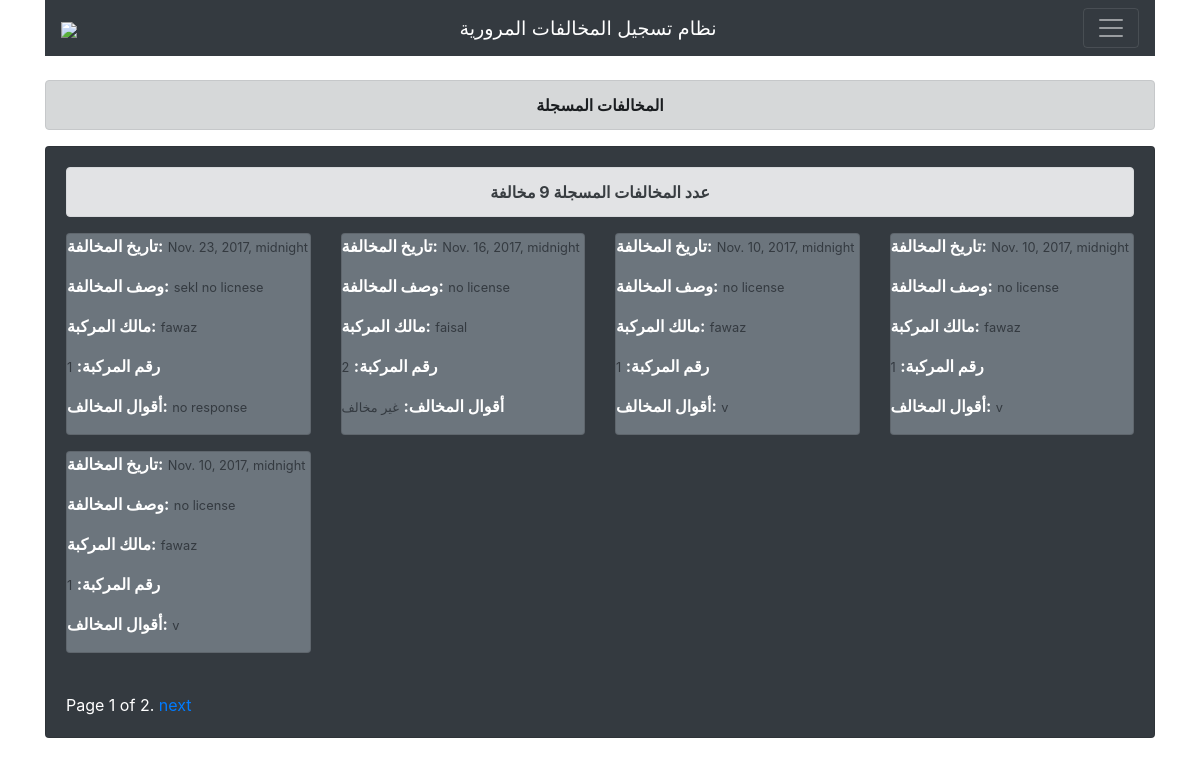
Screenshot of /list/ (signed in) with the database file from the repository.
### main/models.py (models this page shows, shortened)
class Ticket(models.Model):
    user = models.ForeignKey(User)
    date = models.DateTimeField(auto_now=False, auto_now_add=False)
    violation = models.ForeignKey(Violation,blank=True,null=True)
    car = models.ForeignKey(Cars,blank=True,null=True)
    car_number = models.IntegerField()
    violation_number = models.IntegerField(null=True,blank=True)
    response = models.CharField(max_length=500)

class Violation(models.Model):
    type = models.IntegerField()
    desc = models.CharField(max_length=500)
    amount = models.IntegerField()
    ticket_price = models.IntegerField()
    points = models.IntegerField(default=0)
    detention = models.IntegerField(choices=STATUS_CHOICES, default=6)

class Cars(models.Model):
    number = models.IntegerField()
    owner = models.CharField(max_length=200)
    email = models.EmailField(max_length=340)

### main/views.py (the view)
# urls.py: url(r'^list/$', views.ticket_list, name='list'),
def ticket_list(request):
    if not request.user.is_authenticated():
        return redirect("login")
    mylist = Ticket.objects.all() #.order_by("-timestamp","-updated")
    number = mylist.count()
    paginator = Paginator(mylist, 5) # Show 5 contacts per page
    page = request.GET.get('page')
    try:
        objects = paginator.page(page)
    except PageNotAnInteger:
        objects = paginator.page(1)
    except EmptyPage:
        objects = paginator.page(paginator.num_pages)
    context = {
    "mylist": objects,
    "number": number,
    }
    return render(request, 'ticket_list.html', context)

### main/templates/ticket_list.html (shortened to what this page needs)
{% extends 'base.html' %}
{% load crispy_forms_tags %}
{% load det %}
{% block content %}
<br/>
<div class="alert alert-dark" role="alert" style="text-align:center"><b> <a> المخالفات المسجلة </a></b></div>
<div class="card text-white bg-dark" >
  <div class="card-body ">
    <div class="alert alert-secondary " role="alert" style="text-align:center"><b> <a>عدد المخالفات المسجلة {{number}} مخالفة</a></b></div>
    <div class="row">
    {% for object in mylist %}
        <div class="col-sm-3 col-sm-offset-3">
                <div class="card text-white bg-secondary mb-3" style="max-width: 20rem;">
                  <p><b>تاريخ المخالفة:</b> <small class="text-dark">{{object.date}}</small></p>
                  <p><b>وصف المخالفة:</b> <small class="text-dark">{{object.violation.desc}}</small></p>
                  <p><b>مالك المركبة:</b> <small class="text-dark">{{object.car.owner}}</small></p>
                  <p><b>رقم المركبة:</b> <small class="text-dark">{{object.car.number}}</small></p>
                  <p><b>أقوال المخالف:</b> <small class="text-dark">{{object.response}}</small></p>
            </div>
        </div>
    {% endfor %}
    </div>
    <br />
    <div class="pagination">
        <span class="step-links">
            <span class="current">
                Page {{ mylist.number }} of {{ mylist.paginator.num_pages }}.
            </span>
            {% if mylist.has_next %}
                <a href="?page={{ mylist.next_page_number }}">next</a>
            {% endif %}
        </span>
    </div>
  </div>
  </div>
{% endblock %}

### rows the page displays
Ticket: date "Nov. 23, 2017, midnight", violation.desc "sekl no licnese", car.owner "fawaz", car.number "1", response "no response"
Ticket: date "Nov. 16, 2017, midnight", violation.desc "no license", car.owner "faisal", car.number "2", response "غير مخالف"
Ticket: date "Nov. 10, 2017, midnight", violation.desc "no license", car.owner "fawaz", car.number "1", response "v"
Ticket: date "Nov. 10, 2017, midnight", violation.desc "no license", car.owner "fawaz", car.number "1", response "v"
Ticket: date "Nov. 10, 2017, midnight", violation.desc "no license", car.owner "fawaz", car.number "1", response "v"

### other values shown
{{ mylist.number }} "1"
{{ mylist.paginator.num_pages }} "2"
